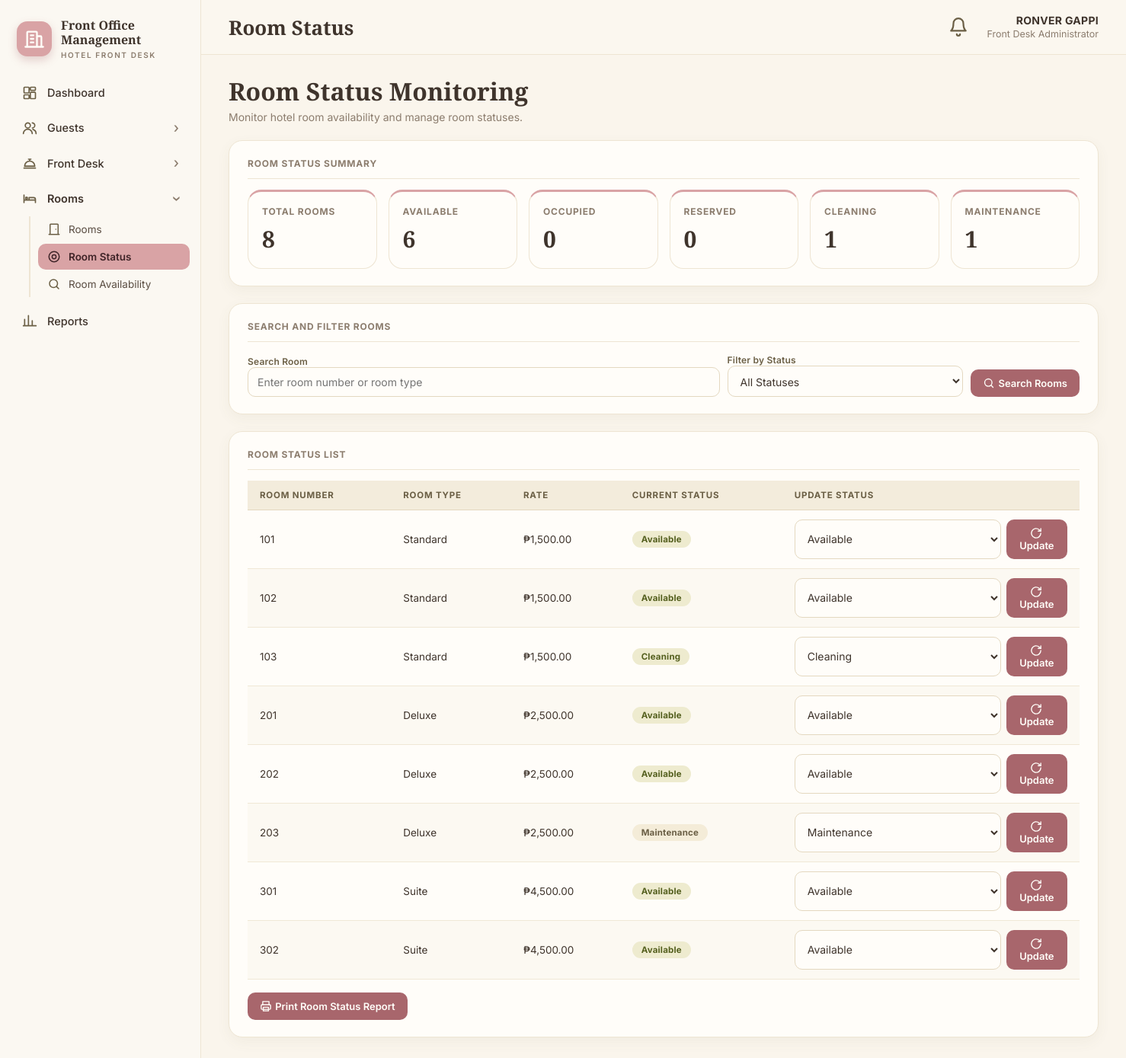
The app's page /room_status/index.php with its own data.
### tables this page shows
CREATE TABLE rooms (
    room_id      INT UNSIGNED NOT NULL AUTO_INCREMENT,
    room_number  VARCHAR(20)  NOT NULL,
    room_type    ENUM('Standard','Deluxe','Suite') NOT NULL DEFAULT 'Standard',
    rate         DECIMAL(10,2) NOT NULL DEFAULT 0.00,
    room_status  ENUM('Available','Occupied','Maintenance','Reserved','Cleaning')
                 NOT NULL DEFAULT 'Available',
    PRIMARY KEY (room_id),
    UNIQUE KEY uq_rooms_number (room_number),
    KEY idx_rooms_status (room_status)
);

### room_status/index.php (the view, shortened to what this page needs)
<?php
include "../config/database.php";
$search = trim($_GET["search"] ?? "");
$statusFilter = $_GET["status"] ?? "";
$allowed_filters = [
    "Available",
    "Occupied",
    "Reserved",
    "Cleaning",
    "Maintenance"
];
if (!in_array($statusFilter, $allowed_filters, true)) {
    $statusFilter = "";
}
$summary = $conn->query(
    "SELECT
        COUNT(*) AS total_rooms,
        SUM(room_status = 'Available') AS available_rooms,
        SUM(room_status = 'Occupied') AS occupied_rooms,
        SUM(room_status = 'Reserved') AS reserved_rooms,
        SUM(room_status = 'Cleaning') AS cleaning_rooms,
        SUM(room_status = 'Maintenance') AS maintenance_rooms
     FROM rooms"
);
$counts = $summary->fetch_assoc();
$sql = "
    SELECT room_id, room_number, room_type, rate, room_status
    FROM rooms
    WHERE (
        room_number LIKE ?
        OR room_type LIKE ?
    )
";
$searchTerm = "%" . $search . "%";
$sql .= " ORDER BY room_number ASC";
$stmt = $conn->prepare($sql);
if ($statusFilter !== "") {
    $stmt->bind_param("sss", $searchTerm, $searchTerm, $statusFilter);
} else {
    $stmt->bind_param("ss", $searchTerm, $searchTerm);
}
$stmt->execute();
$rooms = $stmt->get_result();
?>
<!DOCTYPE html>
<html lang="en">
<head>
</head>
<body>
<?php include __DIR__ . '/../includes/sidebar.php'; ?>
<div class="container">
    <h1>Room Status Monitoring</h1>
    <p>
        Monitor hotel room availability and manage room statuses.
    </p>
    <div class="card">
        <h2>Room Status Summary</h2>
        <div class="summary">
            <div class="summary-box">
                <h3>Total Rooms</h3>
                <p><?php echo $counts["total_rooms"] ?? 0; ?></p>
            </div>
            <div class="summary-box">
                <h3>Available</h3>
                <p><?php echo $counts["available_rooms"] ?? 0; ?></p>
            </div>
            <div class="summary-box">
                <h3>Occupied</h3>
                <p><?php echo $counts["occupied_rooms"] ?? 0; ?></p>
            </div>
            <div class="summary-box">
                <h3>Reserved</h3>
                <p><?php echo $counts["reserved_rooms"] ?? 0; ?></p>
            </div>
            <div class="summary-box">
                <h3>Cleaning</h3>
                <p><?php echo $counts["cleaning_rooms"] ?? 0; ?></p>
            </div>
            <div class="summary-box">
                <h3>Maintenance</h3>
                <p><?php echo $counts["maintenance_rooms"] ?? 0; ?></p>
            </div>
        </div>
    </div>
    <div class="card no-print">
        <h2>Search and Filter Rooms</h2>
        <form method="GET">
            <div class="filters">
                <div>
                    <label>Search Room</label>
                    <input
                        type="text"
                        name="search"
                        placeholder="Enter room number or room type"
                        value="<?php echo htmlspecialchars($search); ?>"
                    >
                </div>
                <div>
                    <label>Filter by Status</label>
                    <select name="status">
                        <option value="">All Statuses</option>
                    </select>
                </div>
                <div>
                    <button type="submit"><i class="ic i-search"></i> Search Rooms</button>
                </div>
            </div>
        </form>
    </div>
    <div class="card">
        <h2>Room Status List</h2>
        <table>
            <thead>
                <tr>
                    <th>Room Number</th>
                    <th>Room Type</th>
                    <th>Rate</th>
                    <th>Current Status</th>
                    <th class="no-print">Update Status</th>
                </tr>
            </thead>
            <tbody>
            <?php if ($rooms && $rooms->num_rows > 0): ?>
                <?php while ($room = $rooms->fetch_assoc()): ?>
                    <tr>
                        <td>
                            <?php echo htmlspecialchars($room["room_number"]); ?>
                        </td>
                        <td>
                            <?php echo htmlspecialchars($room["room_type"]); ?>
                        </td>
                        <td>
                            ₱<?php echo number_format($room["rate"], 2); ?>
                        </td>
                        <td>
                            <span class="status <?php
                                echo strtolower($room["room_status"]);
                            ?>">
                                <?php echo htmlspecialchars($room["room_status"]); ?>
                            </span>
                        </td>
                        <td class="no-print">
                            <form method="POST" class="update-form">
                                <select name="room_status" required>
                                    <?php foreach ($allowed_filters as $status): ?>
                                        <option
                                            value="<?php echo $status; ?>"
                                            <?php echo ($room["room_status"] === $status) ? "selected" : ""; ?>
                                        >
                                            <?php echo $status; ?>
                                        </option>
                                    <?php endforeach; ?>
                                </select>
                                <button type="submit" name="update_status">
                                    <i class="ic i-refresh"></i> Update
                                </button>
                            </form>
                        </td>
                    </tr>
                <?php endwhile; ?>
            <?php else: ?>
                <tr>
                    <td colspan="5">No rooms found.</td>
                </tr>
            <?php endif; ?>
            </tbody>
        </table>
        <br>
        <button class="no-print" onclick="window.print()">
            <i class="ic i-printer"></i> Print Room Status Report
        </button>
    </div>
</div>
</body>
</html>

### room_status/index.php (style rules this page uses)
body { font-family: Arial, sans-serif; background: #FFFDF8; margin: 0; padding: 25px; }
.container { max-width: 1200px; margin: auto; }
h1 { color: #4B3F36; }
.card { background: #FFFDF8; border: 1px solid #E6DCC3; padding: 22px; border-radius: 8px; margin-bottom: 22px; box-shadow: 0 2px 8px rgba(107,95,69,0.10); }
.summary { display: grid; grid-template-columns: repeat(auto-fit, minmax(150px, 1fr)); gap: 15px; }
.summary-box { background: #F4ECD8; padding: 18px; border-radius: 7px; }
.summary-box h3 { font-size: 14px; color: #8B5258; margin: 0 0 8px; }
.summary-box p { font-size: 25px; font-weight: bold; margin: 0; }
.filters { display: grid; grid-template-columns: 2fr 1fr auto; gap: 10px; align-items: end; }
input, select, button { padding: 10px; border: 1px solid #D9CDAE; border-radius: 5px; box-sizing: border-box; }
input, select { width: 100%; }
button { background: #A8666C; color: #FFFDF8; border: none; cursor: pointer; padding: 11px 18px; }
table { width: 100%; border-collapse: collapse; margin-top: 15px; }
th, td { padding: 12px; border-bottom: 1px solid #E6DCC3; text-align: left; }
th { background: #C99A9A; color: #FFFDF8; }
.status { display: inline-block; padding: 6px 10px; border-radius: 15px; font-size: 12px; font-weight: bold; }
.available { background: #E9E6C8; color: #5F6B3A; }
.cleaning { background: #E9E6C8; color: #5F6B3A; }
.maintenance { background: #E6DCC3; color: #4B3F36; }
.update-form { display: flex; gap: 7px; min-width: 230px; }
.update-form select { min-width: 120px; }
.update-form button { padding: 9px 12px; }
body { color: #4B3F36; }
input, select, textarea { background-color: #FFFDF8; color: #4B3F36; }

### records on screen
rooms: room_number "101", room_type "Standard", rate "1,500.00", room_status "Available"
rooms: room_number "102", room_type "Standard", rate "1,500.00", room_status "Available"
rooms: room_number "103", room_type "Standard", rate "1,500.00", room_status "Cleaning"
rooms: room_number "201", room_type "Deluxe", rate "2,500.00", room_status "Available"
rooms: room_number "202", room_type "Deluxe", rate "2,500.00", room_status "Available"
rooms: room_number "203", room_type "Deluxe", rate "2,500.00", room_status "Maintenance"
rooms: room_number "301", room_type "Suite", rate "4,500.00", room_status "Available"
rooms: room_number "302", room_type "Suite", rate "4,500.00", room_status "Available"

### other values on screen
$hfoEsc($hfoGName) "Guests"
$hfoEsc($hfoGName) "Front Desk"
$hfoEsc($hfoGName) "Rooms"
$hfoEsc($hfoIt[1]) "Rooms"
$hfoEsc($hfoIt[1]) "Room Status"
$hfoEsc($hfoIt[1]) "Room Availability"
$hfoEsc($hfoGName) "Reports"
$hfoEsc($hfoTitle) "Room Status"
$hfoEsc($hfoUserName) "RONVER GAPPI"
$hfoEsc($hfoUserRole) "Front Desk Administrator"
$counts["total_rooms"] "8"
$counts["available_rooms"] "6"
$counts["occupied_rooms"] "0"
$counts["reserved_rooms"] "0"
$counts["cleaning_rooms"] "1"
